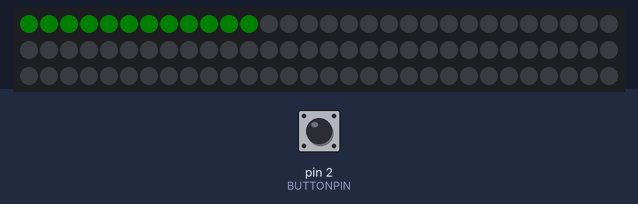
The sketch below on a simulated Arduino Uno, built with avr-gcc and run on an emulated ATmega328P. On the bench: 90 RGB LEDs in strip order, left to right, continuing on the next row. The inputs (shaded band) are chosen by the test bench; at power-on: pin 2 (BUTTONPIN) LOW. Dim RGB values are drawn brighter than linear.

Above: at 1.2 s.
1.3 s: pin 2 (BUTTONPIN) pulled HIGH for 3.2 s
6.4 s: pin 2 (BUTTONPIN) pulled HIGH for 0.2 s
8.6 s: pin 2 (BUTTONPIN) pulled HIGH for 1 s
At 12.43 s:
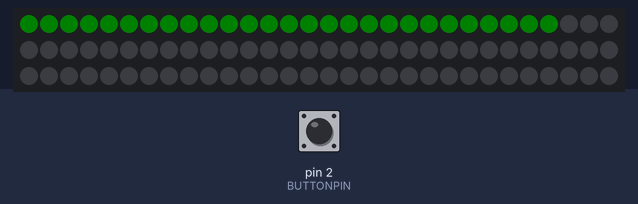
At 19.6 s:
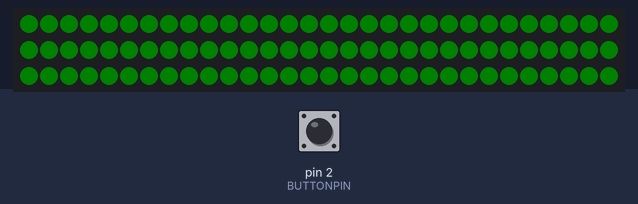

The sketch:

led.ino
```cpp
#include<Adafruit_NeoPixel.h>

#define PIN 3 // Output led pin number
#define BUTTONPIN 2 // Input button pin number
#define NUMPIXELS 90 // Number of leds on strip

bool crawled = false; // To check crawling status
int ledState = 0; // Keep track of which scenario we in

Adafruit_NeoPixel pixels = Adafruit_NeoPixel(NUMPIXELS, PIN, NEO_GRB + NEO_KHZ800);

void setup() {
  // Initialise the neopixel library
  pixels.begin();

  // Initialise pushbutton pin as an input
  pinMode(BUTTONPIN, INPUT);

}


void loop() {

  // Check button status
  if (digitalRead(BUTTONPIN) == HIGH) // Button pressed
  {
    if (ledState == 0) // If is in scenario 1
    {
      ledState++; // Set to scenario 2
    }
    else
    {
      ledState = 0; // Set to scenario 1
    }
    crawled = false; // Reset crawl since moving to new state

    // Clean all leds
    for(int j=0; j<NUMPIXELS; j++)
    {
      pixels.setPixelColor(j, pixels.Color(0,0,0)); // Set leds to blank colour
      pixels.show(); // Light led to set colour
    }
  }

  // Scenario 1 - Successful, Full crawl
  if (ledState == 0)
  {
    // Check crawling status
    if (crawled == false) // Not crawled yet
    {
      crawled = true; // Set crawling to true since starting to crawl

      // Loop through all leds
      for(int i=0; i<NUMPIXELS; i++)
      {
        //Check button status
        if (digitalRead(BUTTONPIN) == HIGH) // Button is pressed
        {
          ledState = 1; // Change to ram failed scenario
          crawled = false; // Reset crawl since new scenario

          // Clean all leds
          for(int j=0; j<NUMPIXELS; j++)
          {
            pixels.setPixelColor(j, pixels.Color(0,0,0)); // Set leds to blank colour
            pixels.show(); // Light led to set colour
          }
          break; // Break out of loop
        }

        // Light up if button is not pressed
        pixels.setPixelColor(i, pixels.Color(0,5,0)); // Set leds to green
        pixels.show(); // Light up leds
        delay(100); // Led on speed
      }
    }

    // Check crawling status
    else // Crawled already
    {
      // Light all leds
      for(int j=0; j<NUMPIXELS; j++)
      {
        pixels.setPixelColor(j, pixels.Color(0,5,0)); // Set leds to Green
        pixels.show(); // Light led to set colour
      }
    }
  }

  // Scenario 2 - Ram failed, Half crawl
  if (ledState == 1)
  {
    // Check crawling status
    if (crawled == false) // Not crawled yet
    {
      crawled = true; // Set crawling to true since starting to crawl

      // Loop through half the number of leds
      for(int i=0; i<(NUMPIXELS/2); i++)
      {
        //Check button status
        if (digitalRead(BUTTONPIN) == HIGH) // Button is pressed
        {
          ledState = 0; // Change to the other scenario
          crawled = false; // Reset crawl since moving to new scenario

          // Clean up all leds
          for(int j=0; j<NUMPIXELS; j++)
          {
            pixels.setPixelColor(j, pixels.Color(0,0,0)); // Set leds to blank colour
            pixels.show(); // Light leds to set colour
          }
          break; // Break out of loop
        }

        // Start crawling if button is not pressed
        pixels.setPixelColor(i, pixels.Color(0,5,0)); // Set leds to red
        pixels.show(); // Light up leds
        delay(100); // Led speed
      }
    }

    // Blink red leds
    else // Crawled already
    {
      // Loop on to turns on blank leds
      for(int j=0; j<NUMPIXELS; j++)
      {
        pixels.setPixelColor(j, pixels.Color(0,0,0)); // Set leds to nothing
        pixels.show(); // Light up leds
      }

      delay(1000); // Delay between blinks

      // Loop through to turn on red leds
      for(int k=0; k<NUMPIXELS; k++)
      {
        pixels.setPixelColor(k, pixels.Color(5,0,0)); // Set leds to red
        pixels.show(); // Light up leds
      }
    }
  }
}
```
